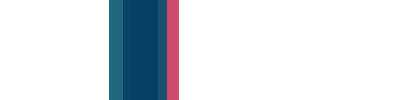
Frame 1 (no input)
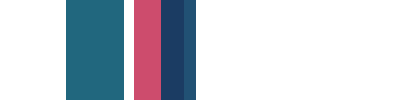
Frame 60 (the mouse pressed at the canvas centre just before this capture)
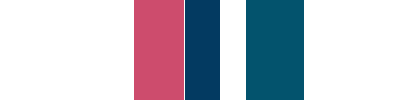
Frame 120 (the mouse held since frame 60 and released just before this capture)

The Processing sketch that drew these frames (run headless with seeded random() and noise(); from frame 60 on, the mouse is pressed at the canvas centre):

// Processing sketch: processing_6559
// ── processing_6559.pde

/**
 * Draw "sliding doors"; as a door passes over more doors
 * beneath it, it becomes more transparent. Left mouse click
 * to add a door, right mouse click to remove a door at
 * random.
 */
ArrayList doorList;
int ALPHA_STEP = 30;
int nAdd = 0;
int nRemove = 0;

void setup( ) {
  size(400, 100);
  background(255);
  doorList = new ArrayList( );
  doorList.add(new Door());
  doorList.add(new Door());
  doorList.add(new Door());
  noStroke( );
  frameRate(10);
}

void draw( ) {
  Door d;
  int n;
  int alphaValue;
  background(255);
  for (int i = 0; i < doorList.size(); i++)
  {
    d = (Door) doorList.get(i);
    n = countIntersections(i);
    alphaValue = max(10, 255 - n * ALPHA_STEP);
    d.display(alphaValue);
    d.move();
  }
  // take care of pending adds and removes;
  // do removal first.
  for (int i = 0; i < nRemove && doorList.size() > 0; i++) {
    int position = int(random(doorList.size()));
    doorList.remove(position);
  }

  for (int i = 0; i < nAdd; i++) {
    doorList.add(new Door());
  }

  nAdd = 0;
  nRemove = 0;
}

/*
 * Count how many doors below the given
 * doorListNumber intersect it at any point.
 */
int countIntersections(int doorListNumber) {
  int total = 0;
  Door d = (Door) doorList.get(doorListNumber);
  for (int i = 0; i < doorListNumber; i++)
  {
    total += d.intersect((Door) doorList.get(i));
  }
  return total;
}

/*
 * Add a door on left mouse click, remove a door
 * on right mouse click. Since I don't know when
 * processing handles the click, I can't add or remove
 * doors in this function; otherwise I might remove one
 * just before it is being drawn.
 */
void mousePressed() {
  if (mouseButton == LEFT) {
    nAdd++;
  }
  else if (mouseButton == RIGHT) {
    nRemove++;
  }
}

//==============================================

class Door {
  int x;
  int w;
  int speed;
  color c;

  Door( )
  {
    x = int(random(width / 2));
    w = int(width/16 + random(width / 4));
    // last factor in speed gives -1 or + 1
    speed = int(3 + random(10)) * (2 * int(random(2)) - 1);
    // color can't be too light, and has full opacity
    c = color(random(240), random(240), random(240), 255);
  }

  /*
   * Display the door at its current position with the given
   * transparency
   */
  void display(int alphaValue)
  {
    color colour = (c & 0xffffff) | (alphaValue << 24);
    fill(colour);
    rect(x, 0, w, height);
  }

  /*
   * Moves the x-coordinate of the door, reversing direction
   * when it hits the boundary of the window.
   */
  void move()
  {
    x += speed;
    if (x < 0) {
      x = 0;
      speed = -speed;
    }
    else if (x + w > width)
    {
      x = width - w;
      speed = -speed;
    }
  }

  /*
   * Returns zero if door and otherDoor do not
   * intersect; one otherwise.
   * A and B intersect if A's left side is less than
   * B's left side and A's right side is more than B's
   * left side. (Do same test for B vs. A)
   */
  int intersect(Door otherDoor) {
    int result = 0;
    if (otherDoor.x <= this.x && otherDoor.x + otherDoor.w >= this.x)
    {
      result = 1;
    }
    else if (otherDoor.x >= this.x && otherDoor.x <= this.x + this.w)
    {
      result = 1;
    }
    return result;
  }  
}
